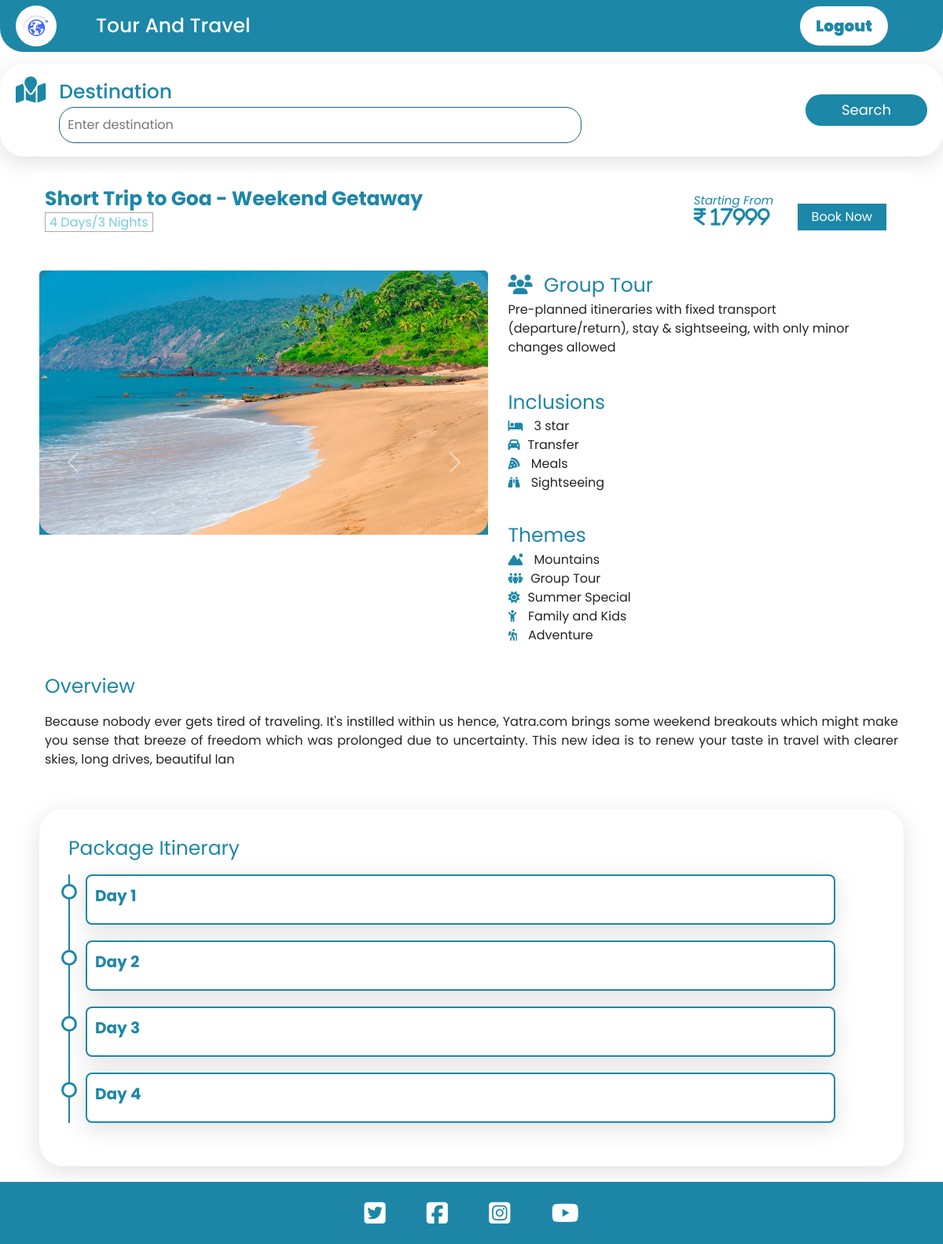
The page /holidayPackage/2 (signed in) on the database its author committed.
### myapp/models.py (models this page shows)
class Package_Master(models.Model):
    pack_name=models.CharField('pack_name',max_length=50)
    destination=models.CharField('destination',max_length=50,default='AaBbCc')
    pack_details=models.CharField('pack_details',max_length=300)
    pack_price=models.IntegerField('pack_price')
    image=models.ImageField(upload_to='images/')
    image1=models.ImageField(upload_to='images/',default='asda')
    image2=models.ImageField(upload_to='images/',default='asda')
    image3=models.ImageField(upload_to='images/',default='asda')
    days=models.CharField('days',max_length=10,default='1')
    nights=models.CharField('nights',max_length=10,default='1')
    city_id=models.ForeignKey(City,on_delete=models.CASCADE,default=1)
    state_id=models.ForeignKey(State,on_delete=models.CASCADE,default=1)

class Package_Days(models.Model):
    package_master_id=models.ForeignKey(Package_Master,on_delete=models.CASCADE)
    day = models.IntegerField('day', default=0)
    hotel_img = models.ImageField(upload_to='images/', default='asda')
    hotel_name = models.CharField('hotel_name', max_length=50, default='asda')
    hotel_id = models.ForeignKey(Hotel_Master, on_delete=models.CASCADE, default=1)
    sightseeing = models.CharField('sightseeing', max_length=40, blank=True)
    sightseeing1 = models.CharField('sightseeing1', max_length=40, blank=True)
    sightseeing2 = models.CharField('sightseeing2', max_length=40, blank=True)
    sightseeing3 = models.CharField('sightseeing3', max_length=40, blank=True)
    meal = models.CharField('meal', max_length=20, default='2')

### myapp/views.py (the view)
# urls.py: path('holidayPackage/<int:id>', views.holidayPackage, name='holidayPackage'),
def holidayPackage(request,id):
    if request.session.has_key('is_login'):
        data2 = Package_Days.objects.filter(package_master_id=id)
        data = Package_Master.objects.get(id=id)
        data3 = Package_Master.objects.all()
        return render(request, 'holidayPackage.html', {'data':data,'data2':data2,'data3':data3})
    return redirect('login')

### myapp/templates/holidayPackage.html (shortened to what this page needs)
<!DOCTYPE html>
{% load static %}
<html lang="en">
<head>
    <link rel="stylesheet" href="{% static 'css/holiday-package.css' %}">
    <link rel="stylesheet" href="https://cdnjs.cloudflare.com/ajax/libs/font-awesome/6.1.0/css/fontawesome.min.css" />
    <link href="https://cdn.jsdelivr.net/npm/bootstrap@5.1.3/dist/css/bootstrap.min.css" rel="stylesheet">
  </head>
<body>
    <header>
        <a href="/index.html"><img src="{% static 'images/logo.png' %}" class="logo"></a>
        <div class="navbar" id="navbar">
            <a href="{% url 'home' %}" style="text-decoration: none; color: #fff; font-size: 25px; font-weight: 500;">Tour And Travel</a>
        <a href="{% url 'logout' %}" class="login-btn">Logout</a>
    </div>
    </header>
    <div class="search">
        <form action="{% url 'holidaySearch' %}" method="POST">
            <i class="fas fa-map-marked"></i>
            <div class="dest">
            <label for="destination">Destination</label>
            <input type="text" placeholder="Enter destination" name="searched">
        </div>
            <input type="submit" value="Search" class="btn-2">
        </form>
    </div>
    <div class="box">
      <div class="pack-title">
        <div class="title-1">
          <div class="title-2">{{ data.pack_name }}</div>
        <span>{{ data.days }} Days/{{ data.nights }} Nights </span><br>
        <i style="color: #fff;">---</i>
        </div>
        <div class="content-1">
          <i style="font-size: 15px; color: #1d87a7;  position: absolute; top: 10px;"> Starting From</i>
          <i class="fa-solid fa-indian-rupee-sign" style="font-size: 25px; color: #1d87a7;"> {{ data.pack_price }}</i>
          <a href="{% url 'booking_package' data.id %}"><button class="btn-1">Book Now</button></a>
                </div>
            </div>
      <div class="pack-details">
      <div id="carouselExampleIndicators" class="carousel slide" data-bs-ride="carousel">
        <div class="carousel-indicators">
          <button type="button" data-bs-target="#carouselExampleIndicators" data-bs-slide-to="0" class="active" aria-current="true" aria-label="Slide 1"></button>
          <button type="button" data-bs-target="#carouselExampleIndicators" data-bs-slide-to="1" aria-label="Slide 2"></button>
          <button type="button" data-bs-target="#carouselExampleIndicators" data-bs-slide-to="2" aria-label="Slide 3"></button>
        </div>
        <div class="carousel-inner">
          <div class="carousel-item active">
            <img src="{{ data.image.url }}" class="d-block w-100" alt="...">
          </div>
        </div>
        <button class="carousel-control-prev" type="button" data-bs-target="#carouselExampleIndicators" data-bs-slide="prev">
          <span class="carousel-control-prev-icon" aria-hidden="true"></span>
        </button>
        <button class="carousel-control-next" type="button" data-bs-target="#carouselExampleIndicators" data-bs-slide="next">
          <span class="carousel-control-next-icon" aria-hidden="true"></span>
        </button>
      </div>
      <div class="details">
        <i class="fas fa-solid fa-users"></i> <span>Group Tour</span>
        <p>Pre-planned itineraries with fixed transport (departure/return), stay & sightseeing, with only minor changes allowed</p>
        <div class="st-pln">
          <div class="inc">
            Inclusions
          </div>
          <i class="fas fa-bed"></i> 3 star <br>
          <i class="fas fa-car"></i>Transfer <br>
          <i class="fa-solid fa-pizza-slice"></i> Meals <br>
          <i class="fa-solid fa-binoculars"></i> Sightseeing
        </div>
        <div class="st-pln">
          <div class="inc">
            Themes
          </div>
          <i class="fa-solid fa-mountain-sun"></i> Mountains <br>
          <i class="fa-solid fa-people-group"></i>Group Tour <br>
          <i class="fa-solid fa-sun"></i>Summer Special <br>
          <i class="fa-solid fa-child-reaching"></i> Family and Kids<br>
          <i class="fa-solid fa-person-hiking"></i> Adventure
        </div>
      </div>
      </div>
      <div class="overview">
        <h2>Overview</h2>
        <p style="text-align: justify;"> {{ data.pack_details }}</p>
      </div>
    </div>
    <div class="timeline">
      <div class="overview">
        <h2>Package Itinerary</h2>
      <div class="outer">
        {% for i in data2 %}
        <div class="card-1">
          <div class="info">
            <button type="button" class="collapsible title">Day {{ i.day }}</button>
          </div>
        </div>
        {% endfor %}
      </div>
    </div>
    </div>
    <footer>
      <div class="social">
        <i class="fab fa-twitter-square"></i>
        <i class="fab fa-facebook-square"></i>
        <i class="fab fa-instagram-square"></i>
        <i class="fab fa-youtube"></i>
      </div>
      </footer>
  </body>
</html>

### myapp/static/css/holiday-package.css (style rules this page uses)
* { margin: 0; padding: 0; box-sizing: border-box; font-family: 'Poppins', sans-serif; }
html { scroll-behavior: smooth; }
header { position: relative; top: 0; left: 0; width: 100%; display: flex; justify-content: space-between; align-items: center; transition: 0.6s; padding: 0px 20px; z-index: 10000; background-color: #1d87a7; border-radius: 0 0 30px 30px; }
header .logo { position: relative; width: 52px; transition: 0.6s; background-color: #fff; padding: 10px; border-radius: 50%; cursor: pointer; }
.navbar { display: contents; justify-content: center; padding: 0 50px; position: relative; width: 100%; }
.login-btn { color: #1d87a7; background: #fff; padding: 10px 20px; text-decoration: none; font-size: 20px; font-weight: 900; border-radius: 30px; }
.title { color: #fff; font-size: 25px; font-weight: 700; }
.search { position: relative; margin: 15px 0px; padding: 17px 20px; box-shadow: rgb(100 100 111 / 20%) 0px 7px 29px 0px; border-radius: 30px; background-color: #fff; }
.search i { font-size: 34px; padding-right: 17px; color: #1d87a7; }
form { display: flex; justify-content: center; width: 100%; }
.dest { width: 100%; }
label { font-size: 25px; font-weight: 500; color: #1d87a7; }
input { border-radius: 20px; border: 1px solid #18657c; }
.search input[type="text"] { position: relative; display: flex; width: 70%; padding: 10px; }
.btn-2 { padding: 0 46px; margin: 22px 0; font-size: 18px; color: #fff; background: #1d87a7; border: none; border-radius: 20px; cursor: pointer; }
.title-1 span { border: 1px solid #aaa; padding: 0 5px; color: #78cbe4; }
.title-2 { color: #1d87a7; font-size: 25px; font-weight: 700; }
.box { display: flex; flex-direction: column; margin: 20px 10px; padding: 0 30px; }
.pack-title { display: flex; justify-content: space-between; padding: 0 17px; padding-top: 15px; top: 0; background: #fff; position: sticky; margin-bottom: 15px; z-index: 100; }
.content-1 { position: relative; display: flex; gap: 20px; align-items: center; }
.btn-1 { margin: 15px; padding: 5px 18px; border: none; color: #fff; background: #1d87a7; cursor: pointer; }
.carousel { position: relative; width: 100%; }
.pack-details { padding: 10px; display: flex; }
.details { width: auto; padding: 0 25px; }
.details i { font-size: 25px; padding-right: 10px; color: #1d87a7; }
.details span { font-size: 25px; padding-right: 10px; color: #1d87a7; }
.inc { font-size: 25px; padding-top: 10px; color: #1d87a7; }
.st-pln { padding: 13px 0; }
.st-pln i { font-size: 15px; }
img { border-radius: 20px; }
.overview { padding: 15px 17px; }
.overview h2 { font-size: 25px; padding-right: 10px; color: #1d87a7; font-weight: 400; padding-bottom: 10px; }
.timeline { background: var(--primary-color); margin: 20px 50px; padding: 20px; display: flex; justify-content: left; box-shadow: rgb(100 100 111 / 20%) 0px 7px 29px 0px; border-radius: 30px; }
.outer { border-left: 2px solid #1d87a7; }
.card-1 { position: relative; margin: 0 0 20px 20px; background: #fff; border-radius: 8px; width: 120%; border: 2px solid rgb(29 135 167); box-shadow: rgb(100 100 111 / 20%) 0px 7px 29px 0px; }
.info { display: flex; flex-direction: column; gap: 10px; }
.title { color: #1d87a7; position: relative; }
.title::before { content: ""; position: absolute; width: 20px; height: 20px; background: white; border-radius: 999px; left: -33px; border: 3px solid #1d87a7; }
.collapsible { background-color: #fff; color: #1d87a7; cursor: pointer; padding: 10px; width: 100%; border: none; text-align: left; outline: none; font-size: 20px; transition: 0.3s; border-radius: 10px; }
.active, .collapsible:hover { background-color: #1d87a7; border-radius: 5px 5px 0 0; color: #fff; }
footer { position: relative; bottom: 0; left: 0; right: 0; background: #1d86a6; width: auto; color: #fff; text-align: center; }
.social i { font-size: 31px; margin: 24px 24px; }

### rows shown on the page
Package_Master: pack_name "Short Trip to Goa - Weekend Getaway", days "4", nights "3", pack_price "17999", image (picture), pack_details "Because nobody ever gets tired of traveling. It's instilled within us hence, Yatra.com brings some weekend breakouts which might make you sense that breeze of freedom which was prolonged due to uncertainty. This new idea is to renew your taste in travel with clearer skies, long drives, beautiful lan"
Package_Days: day "1"
Package_Days: day "2"
Package_Days: day "3"
Package_Days: day "4"
